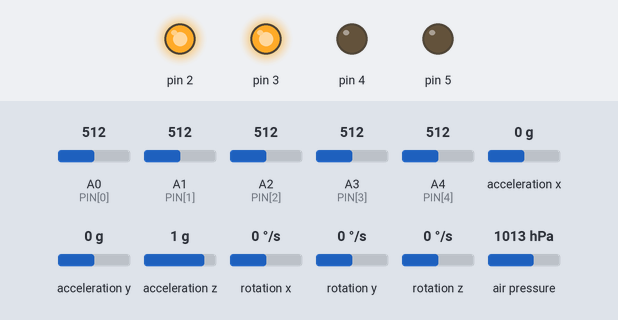
Bench run of a sketch on a simulated Arduino Uno, built with avr-gcc and run on an emulated ATmega328P. Shown: output pins drawn as LEDs (lit = HIGH). Inputs (shaded band) come from the test bench; at power-on: A0 (PIN[0]) = 512, A1 (PIN[1]) = 512, A2 (PIN[2]) = 512, A3 (PIN[3]) = 512, A4 (PIN[4]) = 512, acceleration x 0 g, acceleration y 0 g, acceleration z 1 g, rotation x 0 °/s, rotation y 0 °/s, rotation z 0 °/s, air pressure 1013 hPa. Pins used as bus, display or sensor lines are not drawn; what the sketch prints to the serial monitor is not drawn.

Above: at 7.2 s.
At 10.2 s:
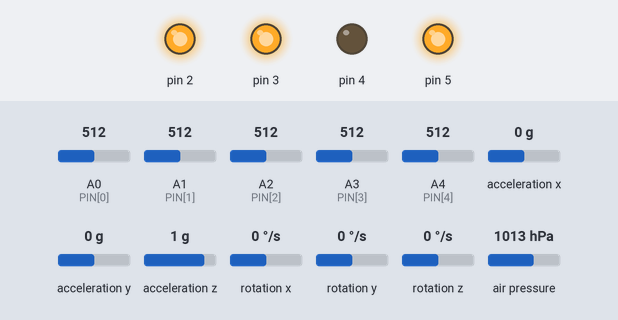
At 12.2 s:
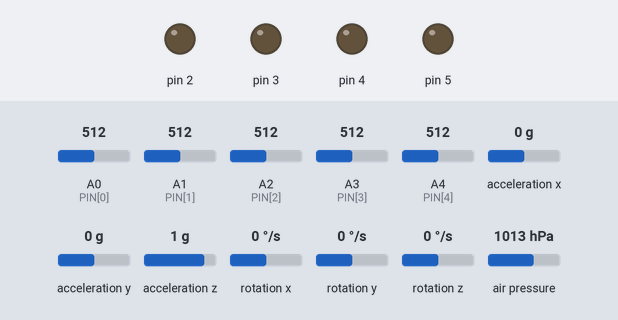
Timing chart, 0 to 13.7 s (numbered marks = the images above):
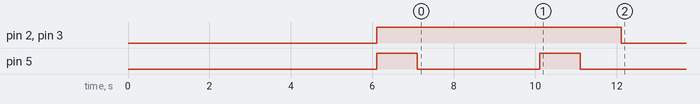

Measured:
- by itself, pin 2, pin 3: HIGH → LOW at 12.1 s

The sketch:

Test_Sensori_nuovo.ino
```cpp
#include <Adafruit_BMP280.h>
#include <MPU6050_tockn.h>
#include <Wire.h>
#include <SPI.h>

Adafruit_BMP280 bmp;
MPU6050 mpu6050(Wire);

#define SIZE 5
#define greenled 2
#define redled 3
#define bluled 4

// definisco variabili globali
int k = 0;
int VAL[SIZE];
int POS[SIZE];
int PIN[SIZE] = {A0 , A1, A2, A3, A4};
float altezza;

float Xrilevato, Yrilevato, Zrilevato;
int Xmappato, Ymappato, Zmappato;

//definisco struttura su cui scrivere i dati rilevati
struct datir {
  int VAL[SIZE]; //valore rilevato dal flessiometro
  int POS[SIZE]; //valore trasformato dalla funzione map
  float altezza;
  int angoloX;
  int angoloY;
  int angoloZ;
};
struct datir datirilevati;

//struttura delle parole salvate
struct parolesalvate {
  int POS[SIZE];
};
// vettore di struct delle parole salvate--> valori campionati
struct parolesalvate parole[10] = {{{3, 4, 4, 3, 3}},
  {{3, 4, 4, 3, 3}},
  {{2, 3, 3, 3, 1}},
  {{3, 4, 4, 3, 2}},
  {{3, 4, 4, 3, 3}},
  {{1, 2, 4, 3, 3}},
  {{1, 2, 4, 3, 2}},
  {{1, 2, 3, 3, 3}},
  {{1, 2, 4, 3, 4}},
  {{3, 4, 4, 3, 3}}
};

//funzione che rileva i dati dal guanto-->
void rilevadati() {
  for (byte i = 0; i < SIZE; i++) {
    datirilevati.VAL[i] = analogRead(PIN[i]);
  }

  for (byte i = 0; i < SIZE; i++) {
    datirilevati.POS[i] = map(datirilevati.VAL[i] , 360 , 590, 1 , 5);
  }
  datirilevati.altezza = bmp.readAltitude(1013.25);
  //Serial.print(datirilevati.altezza);
}
//converte da decimale a binario e invia ad arduino 1
void trasmetti(int n) {
  int i = 0;
  while (n > 0) {
    if (n % 2 == 0) {
      digitalWrite(i, LOW);
      Serial.print("0");
    } else {
      digitalWrite(i, HIGH);
      Serial.print("1");
    }
    n = n / 2;
    i++;
  }
  digitalWrite(5, HIGH);
  delay(1000);
  digitalWrite(5 , LOW);
}
//confronta i dati della mano con quelli del database

void confrontadati() {
  bool check = true; //check delle parole
  bool finito = false; // check della fine
  //Serial.print("inizio confronto \n");
  for (int i = 0; i < 10  && finito == false ; i++) { // giro le parole
    check = true;  // imposto il  check a true per ogni parola
    //Serial.print("for esterno \n");
    for (int j = 0; j < SIZE && check == true; j++) { // giro le dita e confronto i valori per la i-esima parola
      /*Serial.print("for interno \n");
        Serial.print(datirilevati.POS[j]);
        Serial.print("\n");
        Serial.print(parole[i].POS[j]);
        Serial.print("\n");*/
      if (datirilevati.POS[j] != parole[i].POS[j]) {  // se anche solo un dito non corrisponde metto il check a false
        check = false;
      }
    }
    if (check == true && i < 2) {                  //se check==true allora ho corrispondenza per tutti i flex, la condizione su i serve per discriminare l'altezza

      if (datirilevati.altezza > altezza) {
        trasmetti(0); // buongiorno --> alto
        finito = true;
      }
      else {
        trasmetti(1);
        finito = true; // buonasera--> basso
      }
      }
    if ( check == true && i>1) { //se chedck ==true e sonoo dopo la seconda parola allora trasmetto k che va di pari passo a i
      trasmetti(k);
      Serial.print(k);
      Serial.print("\n");
      finito = true;
    }
    k++;
  }
  k = 0;
}

void printdati() {
  Serial.print(F("Approx altitude = "));
  Serial.print(bmp.readAltitude(1013.25)); /* Adjusted to local forecast! */
  Serial.println(" m \n");

  mpu6050.update();
  Xrilevato = mpu6050.getAngleX();
  Xmappato = map(Xrilevato, 0 , 360, 0, 80);
  Yrilevato = mpu6050.getAngleY();
  Ymappato = map(Yrilevato, 0 , 360, 0, 80);
  Zrilevato = mpu6050.getAngleZ();
  Zmappato = map(Zrilevato, 0 , 360, 0, 80);

  Serial.print("angleX : ");
  Serial.print(Xmappato);
  Serial.print("\tangleY : ");
  Serial.print(Ymappato);
  Serial.print("\tangleZ : ");
  Serial.println(Zmappato);

  Serial.println("\n");

  for (byte i = 0; i < SIZE; i++) {
    VAL[i] = analogRead(PIN[i]);
  }
  Serial.print("VAL1: " + String(VAL[0]) + "\t VAL2: " + String(VAL[1]) + "\t VAL3: " + String(VAL[2]) + "\t VAL4: " + String(VAL[3]) + "\t VAL5: " + String(VAL[4]) + "\n");

  for (byte i = 0; i < SIZE; i++) {
    POS[i] = map(VAL[i] , 360 , 590, 1 , 5);
  }
  Serial.print("POS1: " + String(POS[0]) + "\t POS2: " + String(POS[1]) + "\t POS3: " + String(POS[2]) + "\t POS4: " + String(POS[3]) + "\t POS5: " + String(POS[4]) + "\n");
  delay(3000);
}

void setup() {
  Serial.begin(9600);
  for (int i = 0; i < 6; i++) {
    pinMode(i, OUTPUT);
    digitalWrite(i, LOW);
  }

  Serial.println("BMP280 test");

  if (!bmp.begin()) {
    Serial.println("Could not find a valid BMP280 sensor, check wiring or "
                   "try a different address!");
    delay(1000);
  }

  /* Default settings from datasheet. */
  bmp.setSampling(Adafruit_BMP280::MODE_NORMAL,     /* Operating Mode. */
                  Adafruit_BMP280::SAMPLING_X2,     /* Temp. oversampling */
                  Adafruit_BMP280::SAMPLING_X16,    /* Pressure oversampling */
                  Adafruit_BMP280::FILTER_X16,      /* Filtering. */
                  Adafruit_BMP280::STANDBY_MS_500); /* Standby time. */

  Wire.begin();
  mpu6050.begin();
  mpu6050.calcGyroOffsets(true);

  printdati();

  Serial.print("RILEVAMENTO ALTEZZA\n");
  trasmetti(14);
    /*delay(500);
    for (int i = 0; i < 5; i++) {
    digitalWrite(i, LOW);
    }
    delay(2000);
  */
  delay(3000);
  altezza = bmp.readAltitude(1013.25);
  Serial.print(altezza);
  Serial.print("\n \n");
  Serial.print("Inizio movimento\n");
   trasmetti(15);
    /*delay(500);
    for (int i = 0; i < 5; i++) {
    pinMode(i, OUTPUT);
    digitalWrite(i, LOW);
    }*/
    delay(1000);
}

void loop() {
   for (int i = 0; i < 6; i++) {
    digitalWrite(i, LOW);
  }
  digitalWrite(8,LOW);
  rilevadati();
  confrontadati();
  printdati();

  delay(3000);

}
```
